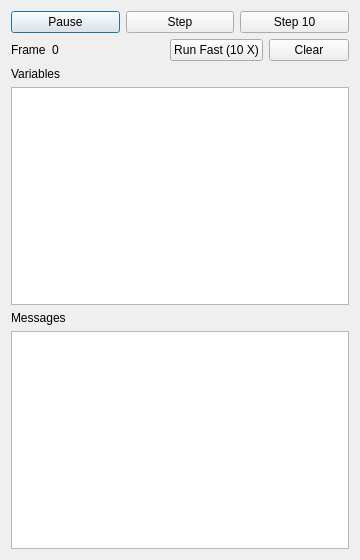
<?xml version="1.0" encoding="UTF-8"?>
<ui version="4.0">
 <class>DebugWindowDialog</class>
 <widget class="QDialog" name="DebugWindowDialog">
  <property name="geometry">
   <rect>
    <x>0</x>
    <y>0</y>
    <width>360</width>
    <height>560</height>
   </rect>
  </property>
  <property name="windowTitle">
   <string>Debug Window</string>
  </property>
  <layout class="QVBoxLayout" name="mainLayout">
   <item>
    <layout class="QHBoxLayout" name="buttonLayout">
     <item>
      <widget class="QPushButton" name="Pause">
       <property name="text"><string>Pause</string></property>
       <property name="checkable"><bool>true</bool></property>
      </widget>
     </item>
     <item>
      <widget class="QPushButton" name="Step"><property name="text"><string>Step</string></property></widget>
     </item>
     <item>
      <widget class="QPushButton" name="StepTen"><property name="text"><string>Step 10</string></property></widget>
     </item>
    </layout>
   </item>
   <item>
    <layout class="QHBoxLayout" name="statusLayout">
     <item>
      <widget class="QLabel" name="labelFrame"><property name="text"><string>Frame</string></property></widget>
     </item>
     <item>
      <widget class="QLabel" name="FrameNumber"><property name="text"><string>0</string></property></widget>
     </item>
     <item>
      <spacer name="statusSpacer"><property name="orientation"><enum>Qt::Horizontal</enum></property><property name="sizeHint" stdset="0"><size><width>40</width><height>20</height></size></property></spacer>
     </item>
     <item>
      <widget class="QPushButton" name="RUN_FAST">
       <property name="text"><string>Run Fast (10 X)</string></property>
       <property name="checkable"><bool>true</bool></property>
      </widget>
     </item>
     <item>
      <widget class="QPushButton" name="ClearWindows"><property name="text"><string>Clear</string></property></widget>
     </item>
    </layout>
   </item>
   <item>
    <widget class="QLabel" name="labelVariables"><property name="text"><string>Variables</string></property></widget>
   </item>
   <item>
    <widget class="QPlainTextEdit" name="Variables">
     <property name="readOnly"><bool>true</bool></property>
    </widget>
   </item>
   <item>
    <widget class="QLabel" name="labelMessages"><property name="text"><string>Messages</string></property></widget>
   </item>
   <item>
    <widget class="QPlainTextEdit" name="Messages">
     <property name="readOnly"><bool>true</bool></property>
    </widget>
   </item>
  </layout>
 </widget>
 <resources/>
 <connections/>
</ui>
